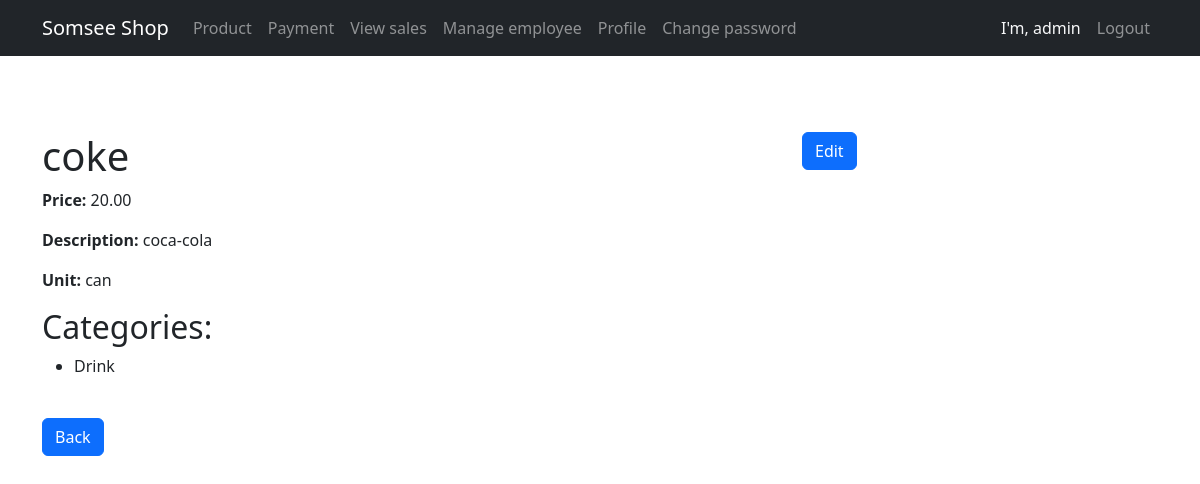
Page /productdetail/2 (signed in) on the committed database.
### product/models.py (models this page shows, shortened)
class Product(models.Model):
    name = models.CharField(max_length=255)
    price_at_sale = models.DecimalField(max_digits=10, decimal_places=2)
    unit = models.CharField(max_length=50)
    description = models.TextField()
    stock_quantity = models.IntegerField(default=0)
    categories = models.ManyToManyField("category.Category")  # Many-to-Many "app_label.ModelName"

### category/models.py (models this page shows, shortened)
class Category(models.Model):
    category_id = models.AutoField(primary_key=True)
    category_name = models.CharField(max_length=100)

### product/views.py (the view)
# urls.py: path('productdetail/<int:pk>', ProductDetailView.as_view(), name='product_detail'),
class ProductDetailView(LoginRequiredMixin, PermissionRequiredMixin,View):
    login_url = "/login/"
    permission_required = ["product.view_product"]
    def get(self, request, pk):
        product = get_object_or_404(Product, pk=pk)
        context = {
            "product": product,
        }
        return render(request, "product_detail.html", context)

### product/templates/product_detail.html (shortened to what this page needs)
{% extends "layout.html" %}
{% block content %}
<div class="container">
  <div class="row">
    <div class="col-md-8">
      <h1 class="mt-4">{{ product.name }}</h1>
      <p><strong>Price:</strong> {{ product.price_at_sale }}</p>
      <p><strong>Description:</strong> {{ product.description }}</p>
      <p><strong>Unit:</strong> {{ product.unit }}</p>
      <h2>Categories:</h2>
      <ul>
        {% for category in product.categories.all %}
          <li>{{ category.category_name }}</li>
        {% endfor %}
      </ul>
    </div>
    {% if perms.product.change_product %}
    <div class="col-md-4 mt-4">
        <a href="{% url 'product_edit' product.id %}" class="btn btn-primary">Edit</a>
    </div>
    {% endif %}
  </div>
  <div class="mt-4">
    <a href="{% url 'product' %}" class="btn btn-primary">Back</a>
  </div>
</div>
{% endblock %}

### product/templates/nav.html (shortened to what this page needs)
<!DOCTYPE html>
<html lang="en">
<head>
    <link rel="stylesheet" href="https://cdn.jsdelivr.net/npm/bootstrap@5.3.0/dist/css/bootstrap.min.css">
</head>
<body>
<nav class="navbar navbar-expand-lg navbar-dark bg-dark">
    <div class="container">
        <span class="navbar-brand" >Somsee Shop </span>
        <div class="collapse navbar-collapse" id="navbarNav">
            <ul class="navbar-nav">
                {% if user.is_authenticated %}
                    <li class="nav-item">
                        <a class="nav-link" href="{% url 'product' %}">Product</a>
                    </li>
                    {% if perms.payment.view_sale and perms.payment.view_sale  %}
                    <li class="nav-item">
                        <a class="nav-link" href="{% url 'payment' %}">Payment</a>
                    </li>
                    {% endif %}
                    {% if perms.payment.view_sale and perms.payment.view_sale  %}
                    <li class="nav-item">
                        <a class="nav-link" href="{% url 'view_sales' %}">View sales</a>
                    </li>
                    {% endif %}
                    {% if perms.auth.view_group  %}
                    <li class="nav-item">
                        <a class="nav-link" href="{% url 'viewemp' %}">Manage employee</a>
                    </li>
                    {% endif %}
                    <li class="nav-item">
                        <a class="nav-link" href="{% url 'profile' %}">Profile</a>
                    </li>
                    <li class="nav-item">
                        <a class="nav-link" href="{% url 'change_password' %}">Change password</a>
                    </li>
                    </ul>
                    <ul class="navbar-nav ms-auto">
                    <li class="nav-item">
                        <span class="navbar-text text-light me-2">I'm, {{ user.username }}</span>
                    </li>
                    <li class="nav-item">
                        <a class="nav-link btn btn-outline-light" href="{% url 'logout' %}">Logout</a>
                    </li>
                {% endif %}
            </ul>
        </div>
    </div>
</nav>
</body>
</html>

### static/style.css (style rules this page uses)
* { margin: 0; padding: 0; box-sizing: border-box; }
button, .btn { padding: 10px 15px; background-color: #466bff; color: white; border: none; cursor: pointer; font-size: 13px; text-decoration: none; }

### rows in the picture
Product: name "coke", price_at_sale "20.00", description "coca-cola", unit "can"
Category: category_name "Drink"

### other values in the picture
{{ user.username }} "admin"
